Frame 1 (no input): blank canvas, image omitted
Frame 60 (no input): blank canvas, image omitted
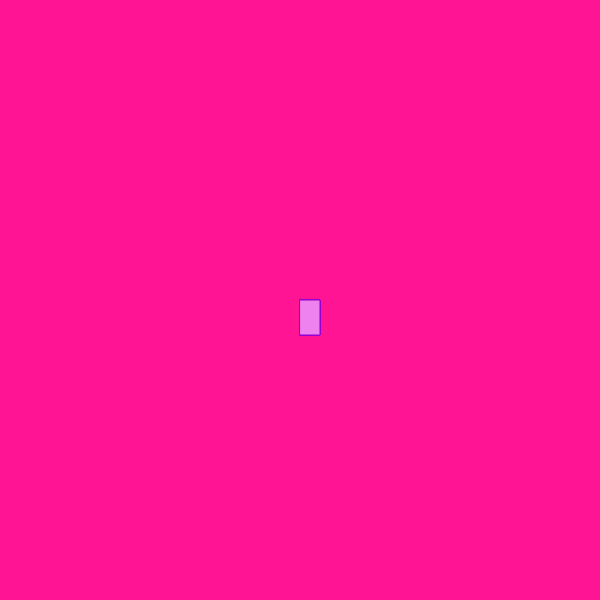
Frame 120 (the mouse pressed at the canvas centre since frame 60)

The p5.js sketch whose frames 1 and 60 were blank and that drew this single picture after the mouse press (run headless with seeded random() and noise() and a simulated clock; from frame 60 on, the mouse is pressed at the canvas centre):

// p5.js sketch
// ── sketch.js
function setup() {
    createCanvas(600, 600);
    background("deeppink");
  }
  function draw(){
  stroke("darkviolet");
  fill("violet");
    
                  
  //console.log(mouseIsPressed){
    if (mouseIsPressed){rect(mouseX,mouseY,20,35);
  }
    
  }
